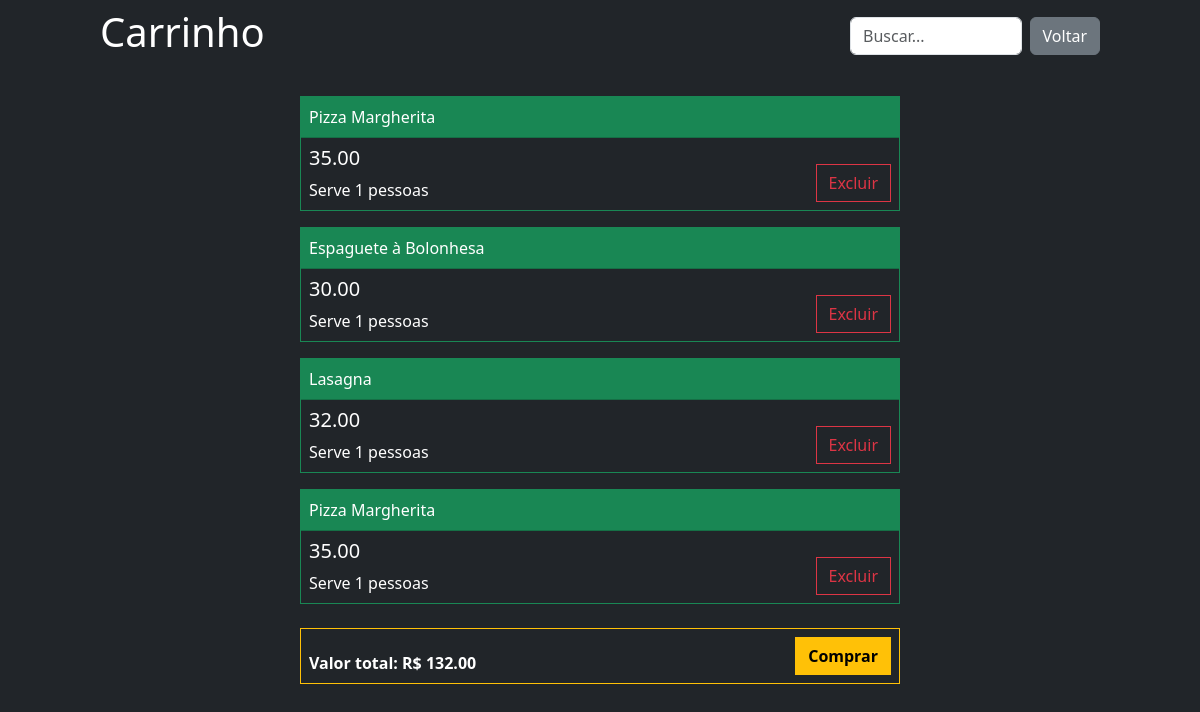
Before: /cart/ with the older database file.
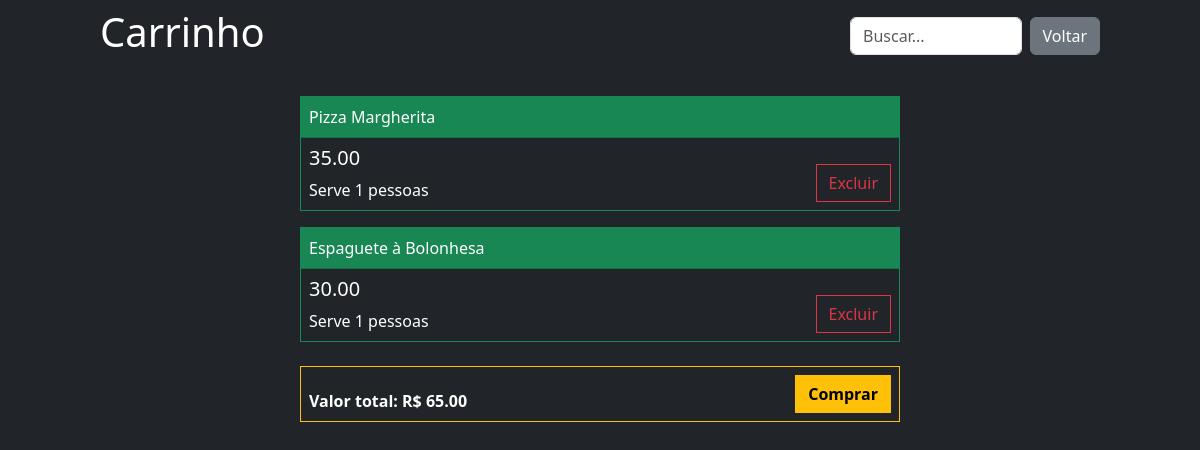
After: the same page with the newer database file.
### app/models.py (models this page shows)
class Pratos(models.Model):
    prato = models.CharField(max_length=255)
    preco = models.DecimalField(max_digits=10, decimal_places=2)
    porcao = models.IntegerField()

### app/views.py (the view)
# urls.py: path('cart/', cart, name='cart'),
def cart(request):
    data = {}
    search = request.GET.get('search')
    if search:
        data['db'] = Pratos.objects.filter(prato__icontains=search)
    else:
        data['db'] = Pratos.objects.all()
    total_price = sum(item.preco for item in data['db'])
    data['total_price'] = total_price
    return render(request, 'cart.html', data)

### app/templates/cart.html (shortened to what this page needs)
<!DOCTYPE html>
<html lang="en">
<head>
    <link href="https://cdn.jsdelivr.net/npm/bootstrap@5.3.3/dist/css/bootstrap.min.css" rel="stylesheet">
</head>
<body class="bg-dark">
    <header class="bg-dark text-white d-flex py-2 justify-content-center items-center">
        <div class="col-10 d-flex justify-content-between items-center">
            <h1>Carrinho</h1>
            <div class="col-7 col-md-4 col-lg-3 d-flex justify-content-between align-items-center">
                <form action="" method="get">
                    <input type="text" name="search" id="search" class="form-control" placeholder="Buscar...">
                </form>
                <a href="/" class="btn btn-secondary ms-2">
                    Voltar
                </a>
            </div>
        </div>
    </header>
    <div class="col-12">
        <div class="m-auto col-10 col-md-8 col-lg-6 py-4 ">
            {% for food in db %}
            <div class="card mb-3 bg-dark rounded-0 text-white border-success">
                <div class="card-header p-2 bg-success rounded-0">{{ food.prato }}</div>
                <div class="d-flex bg-dark flex-row w-100">
                    <div class="card-body p-2">
                        <h5 class="card-title">{{ food.preco }}</h5>
                        <p class="card-text">Serve {{ food.porcao }} pessoas</p>
                    </div>
                    <div class="d-flex flex-column p-2">
                        <a href="/delete/{{ food.id }}/" class="btnDel btn btn-outline-danger rounded-0 mt-auto">Excluir</a>
                    </div>
                </div>
            </div>
            {% endfor %}
            <div class="mt-4 d-flex justify-content-between align-items-end border border-warning p-2">
                <strong class="card-text text-white">Valor total: R$ {{ total_price }}</strong>
                <form method="POST" action="{% url 'production' %}">
                    <button type="submit" class="btn btn-warning rounded-0 fw-bold">Comprar</button>
                </form>
            </div>
        </div>
    </div>
    {% load static %}
</body>
</html>

Changed rows visible on the page:
removed Pratos: prato "Lasagna", preco "32.00", porcao "1"
removed Pratos: prato "Pizza Margherita", preco "35.00", porcao "1"
Other visible differences:
{{ total_price }}: "132.00" → "65.00"
